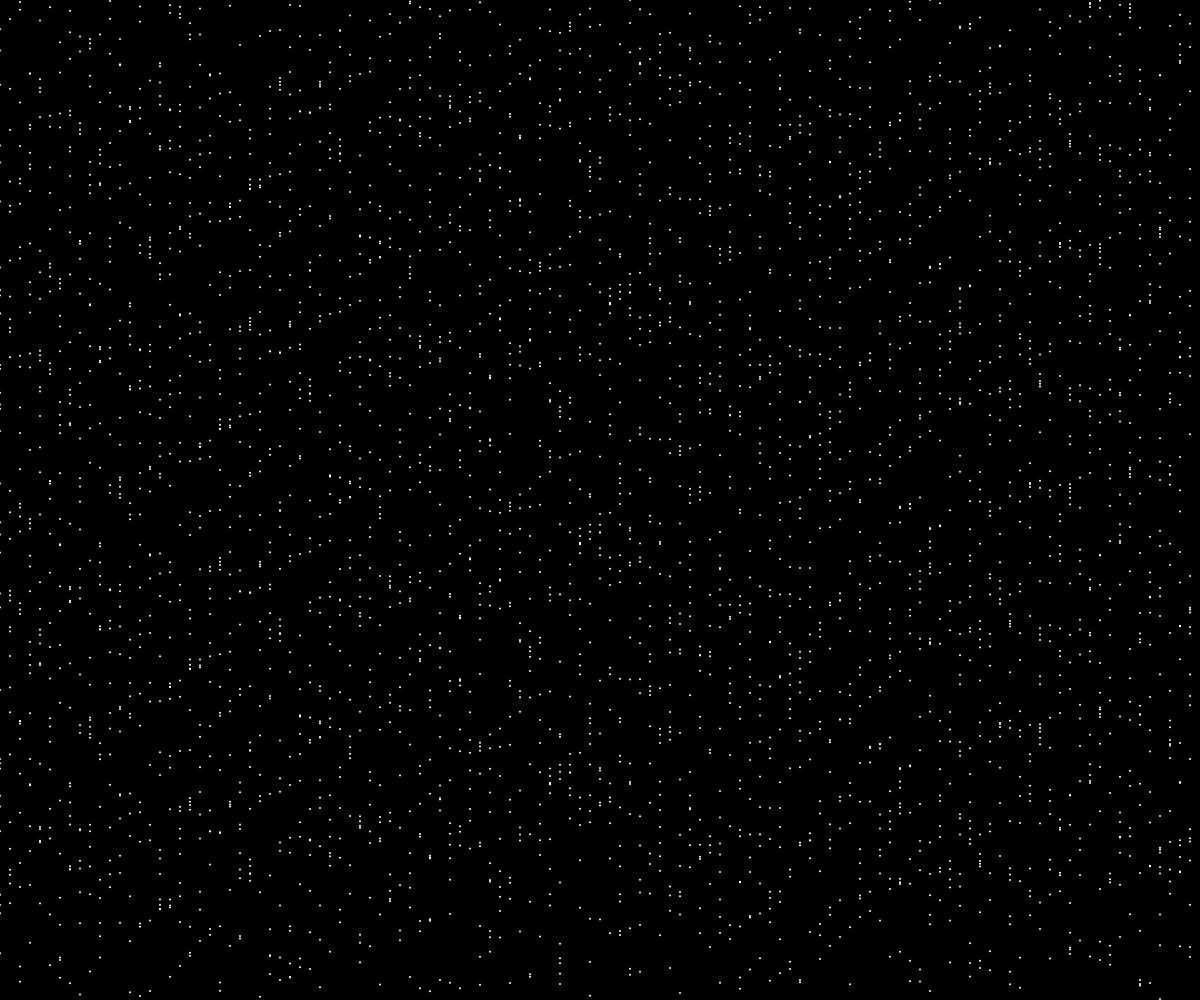
Frame 1 (no input)
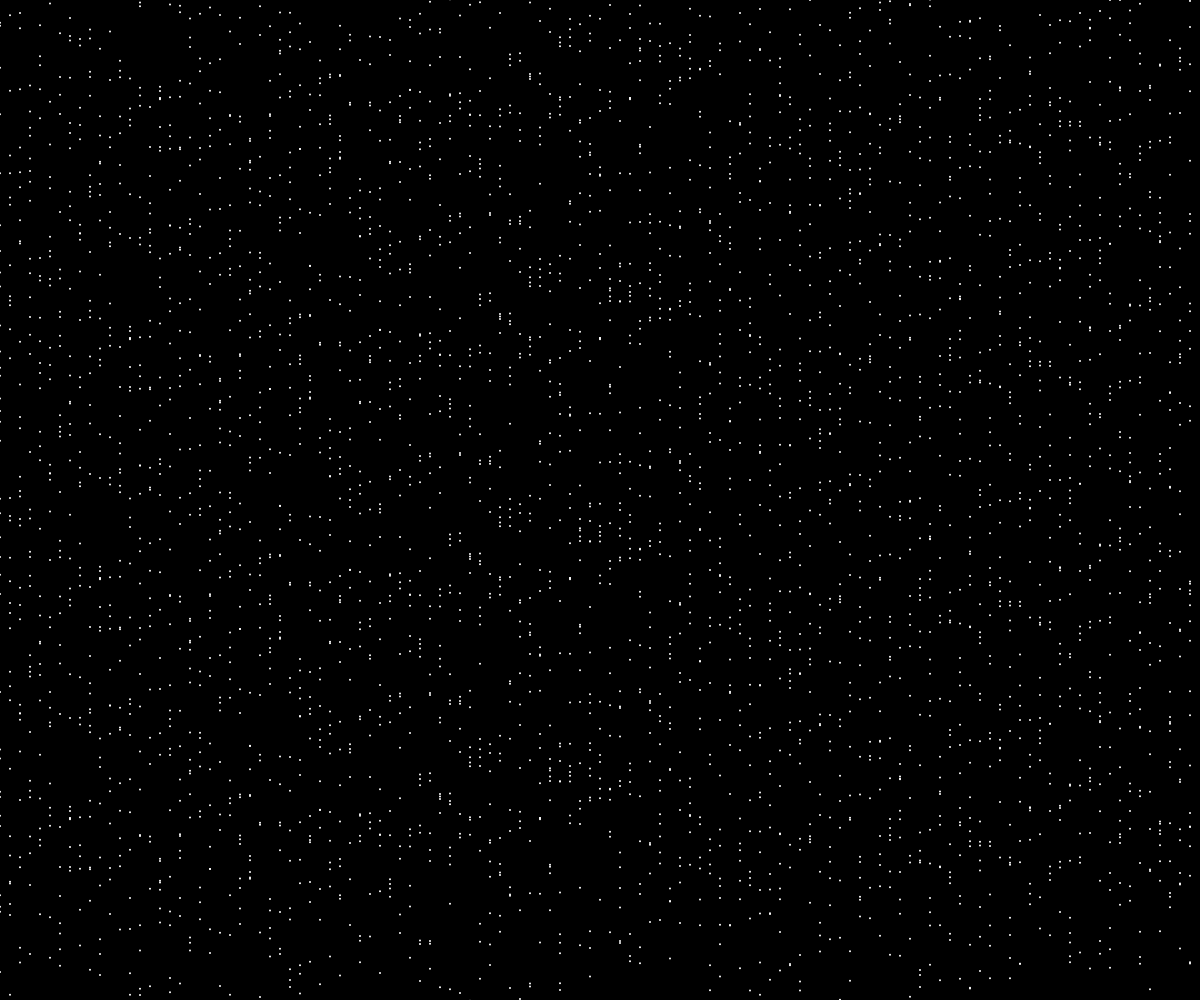
Frame 60 (no input)
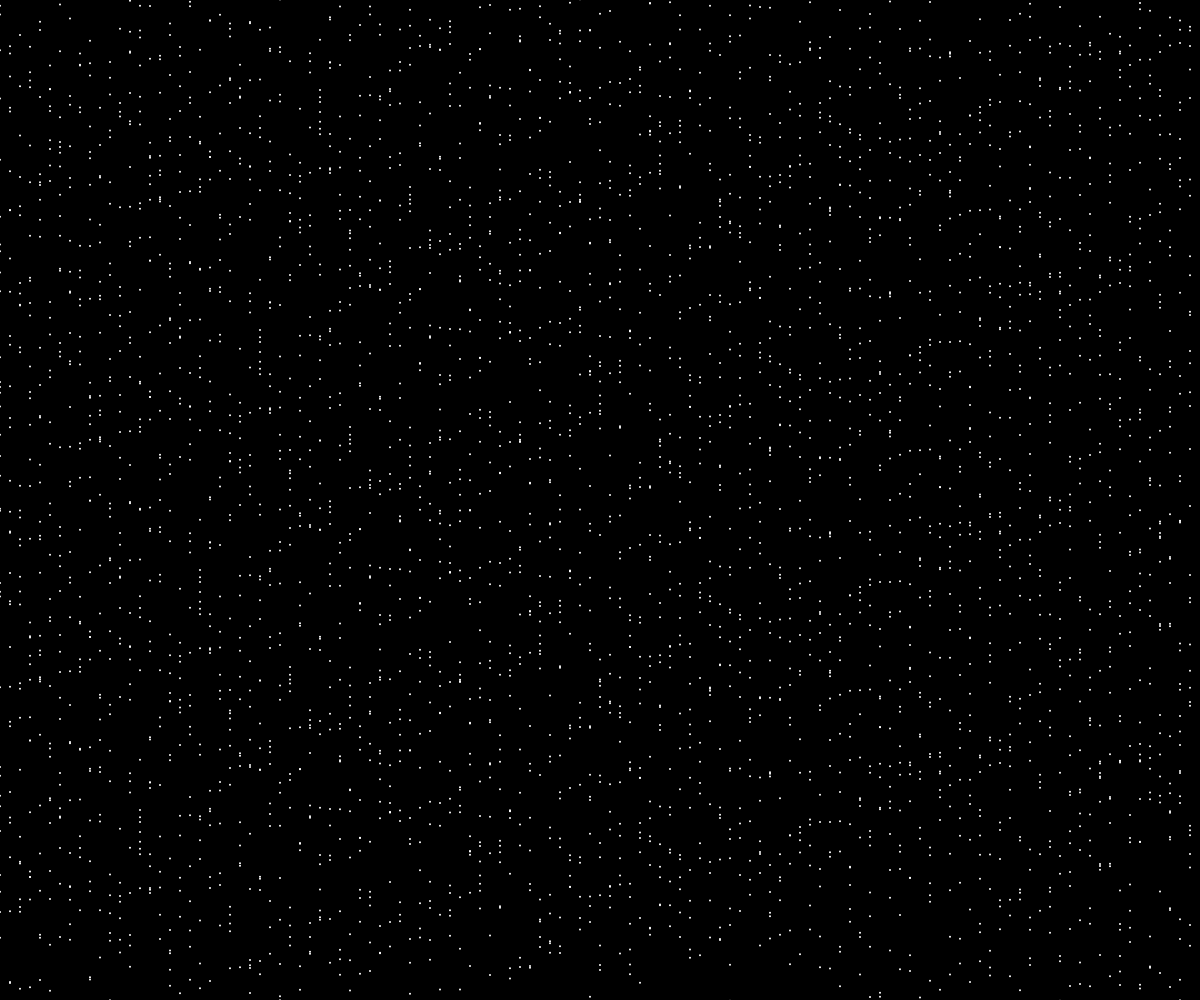
Frame 120 (the mouse pressed at the canvas centre since frame 60)

The p5.js sketch that drew these frames (run headless with seeded random() and noise() and a simulated clock; from frame 60 on, the mouse is pressed at the canvas centre):

// p5.js sketch
// ── sketch.js
function setup() {
	createCanvas(windowWidth, windowHeight);
}

function draw() { // wird dauernd im loop aufgerufen
	background(0);
	strokeWeight(2);
	stroke(255);
	for (var y = 0; y < windowHeight; y = y + 30) {
		for (var x = 0; x < windowWidth; x = x + 10) {
			//		point(x,(windowHeight/2)+random(-200,200));
			point(x, y+ (windowHeight / 2) + (noise(y,x * map(mouseY, 0, windowHeight, 0.5, 0.00001), millis() * 0.0001) * 500) - 250-500);

		}
	}
}
